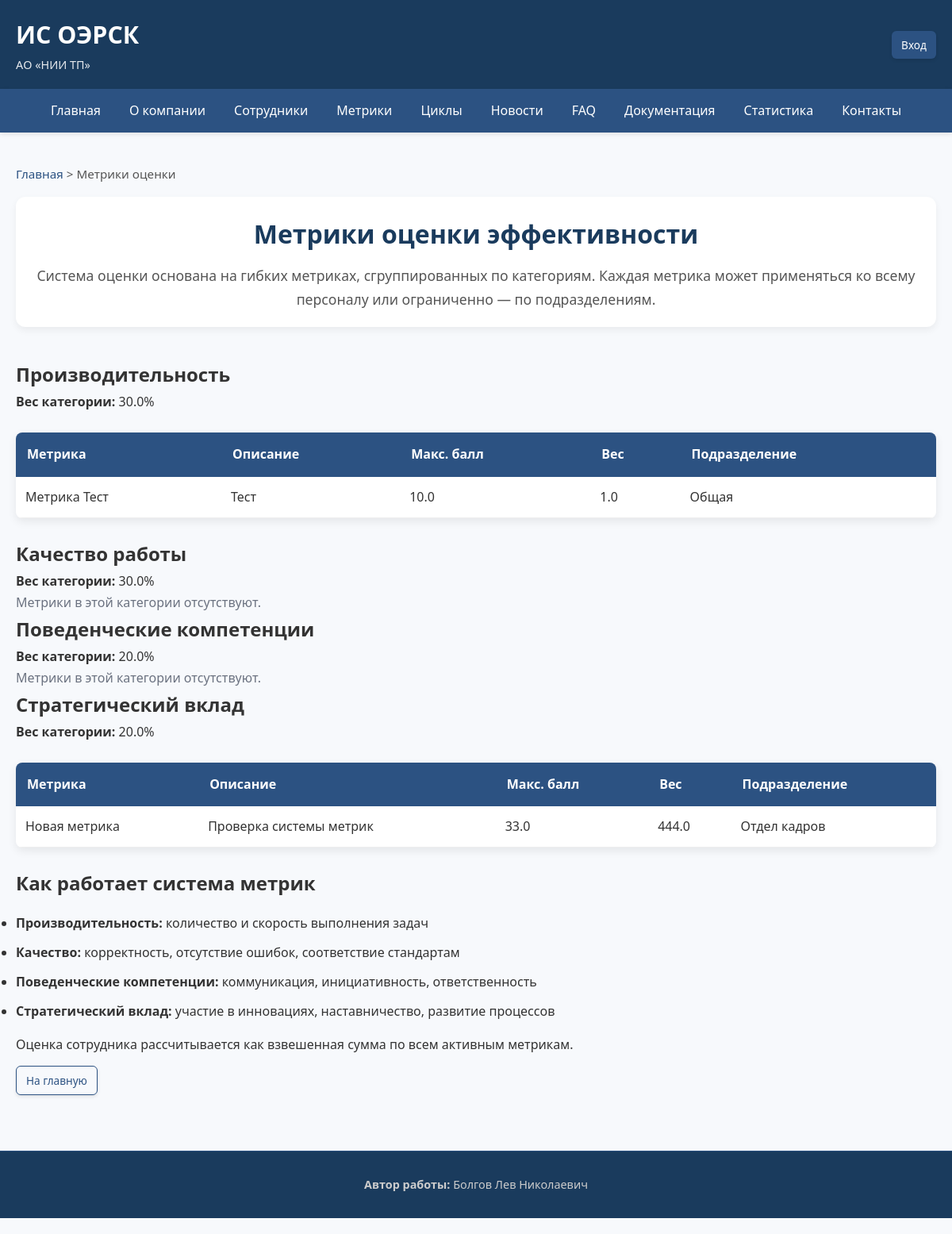
The app's page /metrics with its own data.
### app/models.py (models this page shows)
class MetricCategory(db.Model):
    __tablename__ = 'metric_categories'
    id = db.Column(db.Integer, primary_key=True)
    name = db.Column(db.String(50), nullable=False)
    description = db.Column(db.Text)
    weight = db.Column(db.Float, default=0.25)

class PerformanceMetric(db.Model):
    __tablename__ = 'performance_metrics'
    id = db.Column(db.Integer, primary_key=True)
    name = db.Column(db.String(150), nullable=False)
    description = db.Column(db.Text)
    category_id = db.Column(db.Integer, db.ForeignKey('metric_categories.id'), nullable=False)
    category = db.relationship('MetricCategory')
    max_score = db.Column(db.Float, default=10.0)
    scale_type = db.Column(db.String(20), default='10-point')
    department_id = db.Column(db.Integer, db.ForeignKey('departments.id'))
    is_active = db.Column(db.Boolean, default=True)
    weight = db.Column(db.Float, default=1.0)
    department = db.relationship('Department', backref='custom_metrics')
    exclusions = db.relationship('MetricExclusion', backref='metric', cascade="all, delete-orphan")

class Department(db.Model):
    __tablename__ = 'departments'
    id = db.Column(db.Integer, primary_key=True)
    name = db.Column(db.String(100), nullable=False, unique=True)
    description = db.Column(db.Text)

### app/views.py (the view)
@views.route('/metrics')
def metrics():
    categories = MetricCategory.query.all()
    metrics = PerformanceMetric.query.filter_by(is_active=True).all()
    breadcrumbs = [("Главная", url_for('views.index')), ("Метрики оценки", url_for('views.metrics'))]
    return render_with_breadcrumbs('metrics.html', breadcrumbs, categories=categories, metrics=metrics)

### app/views.py (called while the page is built)
def render_with_breadcrumbs(template, breadcrumbs, **context):
    return render_template(template, breadcrumbs=breadcrumbs, **context)

### app/templates/metrics.html (shortened to what this page needs)
{% extends "base.html" %}
{% block content %}
<div class="page-header">
    <h1>Метрики оценки эффективности</h1>
    <p class="lead">
        Система оценки основана на гибких метриках, сгруппированных по категориям.
        Каждая метрика может применяться ко всему персоналу или ограниченно — по подразделениям.
    </p>
</div>
{% for category in categories %}
<div class="section">
    <h2>{{ category.name }}</h2>
    <p><strong>Вес категории:</strong> {{ "%.1f"|format(category.weight * 100) }}%</p>
    {% set category_metrics = metrics | selectattr('category_id', 'equalto', category.id) | list %}
    {% if category_metrics %}
    <table>
        <thead>
            <tr>
                <th>Метрика</th>
                <th>Описание</th>
                <th>Макс. балл</th>
                <th>Вес</th>
                <th>Подразделение</th>
            </tr>
        </thead>
        <tbody>
            {% for m in category_metrics %}
            <tr>
                <td>{{ m.name }}</td>
                <td>{{ m.description or '–' }}</td>
                <td>{{ m.max_score }}</td>
                <td>{{ "%.1f"|format(m.weight) }}</td>
                <td>
                    {% if m.department %}
                        <span class="badge">{{ m.department.name }}</span>
                    {% else %}
                        <span class="badge badge-secondary">Общая</span>
                    {% endif %}
                </td>
            </tr>
            {% endfor %}
        </tbody>
    </table>
    {% else %}
    <p class="text-muted">Метрики в этой категории отсутствуют.</p>
    {% endif %}
</div>
{% endfor %}
<div class="section">
    <h2>Как работает система метрик</h2>
    <ul class="styled-list">
        <li><strong>Производительность:</strong> количество и скорость выполнения задач</li>
        <li><strong>Качество:</strong> корректность, отсутствие ошибок, соответствие стандартам</li>
        <li><strong>Поведенческие компетенции:</strong> коммуникация, инициативность, ответственность</li>
        <li><strong>Стратегический вклад:</strong> участие в инновациях, наставничество, развитие процессов</li>
    </ul>
    <p>Оценка сотрудника рассчитывается как взвешенная сумма по всем активным метрикам.</p>
</div>
<div class="action-buttons">
    <a href="{{ url_for('views.index') }}" class="btn btn-outline">На главную</a>
</div>
{% endblock %}

### app/static/styles.css (style rules this page uses)
* { margin: 0; padding: 0; box-sizing: border-box; }
body { font-family: 'Segoe UI', Tahoma, Geneva, Verdana, sans-serif; line-height: 1.7; color: #333; background-color: #f7f9fc; padding-bottom: 20px; }
.btn { display: inline-block; padding: 10px 18px; background: #2c5282; color: white; border: none; border-radius: 6px; text-decoration: none; font-size: 0.95em; font-weight: 500; cursor: pointer; transition: all 0.3s ease; box-shadow: 0 2px 4px rgba(0, 0, 0, 0.1); }
.btn-outline { background: transparent; border: 1px solid #2c5282; color: #2c5282; }
table { width: 100%; border-collapse: collapse; margin: 25px 0; background: white; border-radius: 8px; overflow: hidden; box-shadow: 0 4px 12px rgba(0, 0, 0, 0.08); }
table th { background: #2c5282; color: white; padding: 14px; text-align: left; font-weight: 600; }
table td { padding: 12px; border-bottom: 1px solid #eee; }
.action-buttons { display: flex; gap: 10px; margin-top: 12px; }
.action-buttons .btn { padding: 6px 12px; font-size: 0.85em; }
.text-muted { color: #6b7280; }
.page-header { text-align: center; margin-bottom: 40px; padding: 20px; background: white; border-radius: 12px; box-shadow: 0 4px 10px rgba(0, 0, 0, 0.06); }
.page-header h1 { color: #1a3b5d; font-size: 2em; margin-bottom: 10px; }
.page-header .lead { color: #555; font-size: 1.1em; }
.styled-list { margin: 15px 0; line-height: 1.8; }
.styled-list li { margin-bottom: 8px; }

### records on screen
MetricCategory: name "Производительность", category.weight*100 "30.0"
PerformanceMetric: name "Метрика Тест", description "Тест", max_score "10.0", weight "1.0", shows "Общая"
MetricCategory: name "Качество работы", category.weight*100 "30.0", shows "Метрики в этой категории отсутствуют."
MetricCategory: name "Поведенческие компетенции", category.weight*100 "20.0", shows "Метрики в этой категории отсутствуют."
MetricCategory: name "Стратегический вклад", category.weight*100 "20.0"
PerformanceMetric: name "Новая метрика", description "Проверка системы метрик", max_score "33.0", weight "444.0", department.name "Отдел кадров"

### other values on screen
{{ crumb[0] }} "Главная"
{{ crumb[0] }} "Метрики оценки"
